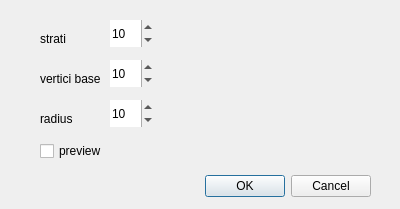
<?xml version="1.0" encoding="UTF-8"?>
<ui version="4.0">
 <class>Newcone</class>
 <widget class="QDialog" name="Newcone">
  <property name="geometry">
   <rect>
    <x>0</x>
    <y>0</y>
    <width>400</width>
    <height>209</height>
   </rect>
  </property>
  <property name="windowTitle">
   <string>Dialog</string>
  </property>
  <widget class="QDialogButtonBox" name="buttonBox">
   <property name="geometry">
    <rect>
     <x>30</x>
     <y>170</y>
     <width>341</width>
     <height>32</height>
    </rect>
   </property>
   <property name="orientation">
    <enum>Qt::Horizontal</enum>
   </property>
   <property name="standardButtons">
    <set>QDialogButtonBox::Cancel|QDialogButtonBox::Ok</set>
   </property>
  </widget>
  <widget class="QWidget" name="verticalLayoutWidget">
   <property name="geometry">
    <rect>
     <x>200</x>
     <y>20</y>
     <width>171</width>
     <height>111</height>
    </rect>
   </property>
   <layout class="QVBoxLayout" name="verticalLayout"/>
  </widget>
  <widget class="QSpinBox" name="spinBoxRadius">
   <property name="geometry">
    <rect>
     <x>110</x>
     <y>100</y>
     <width>43</width>
     <height>27</height>
    </rect>
   </property>
   <property name="toolTip">
    <string>insert radius</string>
   </property>
   <property name="frame">
    <bool>false</bool>
   </property>
   <property name="accelerated">
    <bool>true</bool>
   </property>
   <property name="maximum">
    <number>200</number>
   </property>
   <property name="singleStep">
    <number>2</number>
   </property>
   <property name="value">
    <number>10</number>
   </property>
  </widget>
  <widget class="QLabel" name="label_3">
   <property name="geometry">
    <rect>
     <x>40</x>
     <y>110</y>
     <width>41</width>
     <height>17</height>
    </rect>
   </property>
   <property name="text">
    <string>radius</string>
   </property>
  </widget>
  <widget class="QSpinBox" name="spinBoxRadius_2">
   <property name="geometry">
    <rect>
     <x>110</x>
     <y>60</y>
     <width>43</width>
     <height>27</height>
    </rect>
   </property>
   <property name="toolTip">
    <string>insert radius</string>
   </property>
   <property name="frame">
    <bool>false</bool>
   </property>
   <property name="accelerated">
    <bool>true</bool>
   </property>
   <property name="maximum">
    <number>200</number>
   </property>
   <property name="singleStep">
    <number>2</number>
   </property>
   <property name="value">
    <number>10</number>
   </property>
  </widget>
  <widget class="QLabel" name="label_4">
   <property name="geometry">
    <rect>
     <x>40</x>
     <y>70</y>
     <width>61</width>
     <height>17</height>
    </rect>
   </property>
   <property name="text">
    <string>vertici base</string>
   </property>
  </widget>
  <widget class="QSpinBox" name="spinBoxRadius_3">
   <property name="geometry">
    <rect>
     <x>110</x>
     <y>20</y>
     <width>43</width>
     <height>27</height>
    </rect>
   </property>
   <property name="toolTip">
    <string>insert radius</string>
   </property>
   <property name="frame">
    <bool>false</bool>
   </property>
   <property name="accelerated">
    <bool>true</bool>
   </property>
   <property name="maximum">
    <number>200</number>
   </property>
   <property name="singleStep">
    <number>2</number>
   </property>
   <property name="value">
    <number>10</number>
   </property>
  </widget>
  <widget class="QLabel" name="label_5">
   <property name="geometry">
    <rect>
     <x>40</x>
     <y>30</y>
     <width>41</width>
     <height>17</height>
    </rect>
   </property>
   <property name="text">
    <string>strati</string>
   </property>
  </widget>
  <widget class="QCheckBox" name="checkBoxPreview">
   <property name="geometry">
    <rect>
     <x>40</x>
     <y>140</y>
     <width>91</width>
     <height>22</height>
    </rect>
   </property>
   <property name="toolTip">
    <string>sphere preview</string>
   </property>
   <property name="text">
    <string>preview</string>
   </property>
  </widget>
 </widget>
 <resources/>
 <connections>
  <connection>
   <sender>buttonBox</sender>
   <signal>accepted()</signal>
   <receiver>Newcone</receiver>
   <slot>accept()</slot>
   <hints>
    <hint type="sourcelabel">
     <x>248</x>
     <y>254</y>
    </hint>
    <hint type="destinationlabel">
     <x>157</x>
     <y>274</y>
    </hint>
   </hints>
  </connection>
  <connection>
   <sender>buttonBox</sender>
   <signal>rejected()</signal>
   <receiver>Newcone</receiver>
   <slot>reject()</slot>
   <hints>
    <hint type="sourcelabel">
     <x>316</x>
     <y>260</y>
    </hint>
    <hint type="destinationlabel">
     <x>286</x>
     <y>274</y>
    </hint>
   </hints>
  </connection>
 </connections>
</ui>
